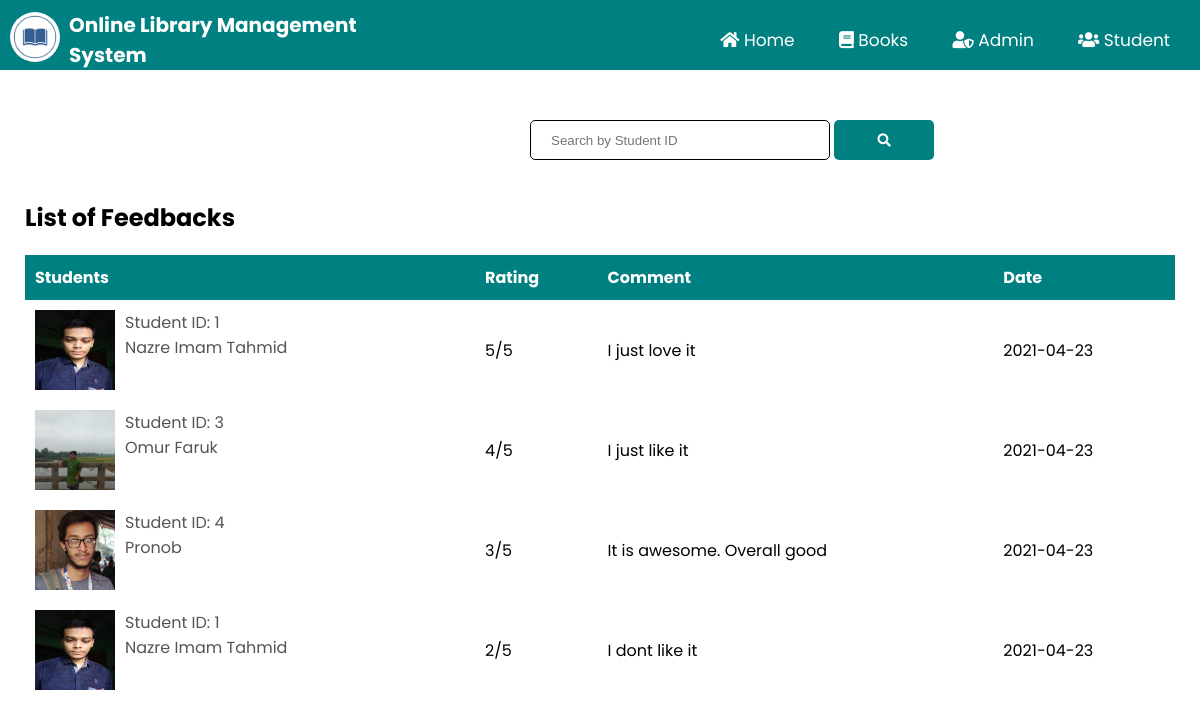
/feedback_info.php, run on the app's committed database.
### tables this page shows
CREATE TABLE `feedback` (
  `stdid` int(100) NOT NULL,
  `rating` int(100) NOT NULL,
  `comment` varchar(1000) NOT NULL,
  `date` date NOT NULL
);

CREATE TABLE `student` (
  `studentid` int(111) NOT NULL,
  `student_username` varchar(111) NOT NULL,
  `FullName` varchar(111) NOT NULL,
  `Email` varchar(111) NOT NULL,
  `Password` varchar(111) NOT NULL,
  `PhoneNumber` varchar(111) NOT NULL,
  `studentpic` varchar(100) NOT NULL
);

### feedback_info.php (the view, shortened to what this page needs)
<?php
	include "connection.php";
    include "admin_navbar.php";
?>
<!DOCTYPE html>
<html lang="en">
<head>
    <link rel="stylesheet" href="https://cdnjs.cloudflare.com/ajax/libs/font-awesome/5.15.2/css/all.min.css" />
    <link rel="stylesheet" href="style.css?v=<?php echo time(); ?>">
</head>
<body>
    <div class="search-bar admin-search">
        <form action="" method='post'>
            <input type="search" name='search' placeholder='Search by Student ID' required>
            <button type='submit' name='submit'><i class="fas fa-search"></i></button>
        </form>
    </div>
    <div class="request-table">
        <div class="request-container book-container">
            <h2 class="request-title student-info-title">List of Feedbacks</h2>
            <?php
		if(isset($_POST['submit']))
		{
			$q=mysqli_query($db,"SELECT student.studentpic,FullName,studentid,feedback.rating,comment,date from feedback join student on student.studentid=feedback.stdid where studentid ='$_POST[search]';");
			if(mysqli_num_rows($q)==0)
			{
				echo "Sorry! No feedback found by this student ID.";
			}
			else
			{
				echo "<table class='rtable'>";
                echo "<tr style='background-color: teal;'>";
                echo "<th>"; echo "Students"; echo "</th>";
                echo "<th>"; echo "Rating"; echo "</th>";
                echo "<th>"; echo "Comment"; echo "</th>";
                echo "<th>"; echo "Date"; echo "</th>";
                echo "</tr>";
                while($row=mysqli_fetch_assoc($q))
                {
                    echo "<tr>";
                    echo "<td>
                    <div class='table-info'>
                        <img src='images/".$row['studentpic']."'>
                        <div>
                            <p>Student ID: ";echo $row['studentid'];echo"</p>
                            <p>";echo $row['FullName'];echo"</p><br>";?>
                        </div>
                    </div>
                    </td><?php
                    echo "<td>"; echo $row['rating'];echo"/5"; echo "</td>";
                    echo "<td>"; echo $row['comment']; echo "</td>";
                    echo "<td>"; echo $row['date']; echo "</td>";
                    echo "</tr>";
                }
                echo "</table>";
		    }
		}
		else
		{
			$res=mysqli_query($db,"SELECT student.studentpic,FullName,studentid,feedback.rating,comment,date from feedback join student on student.studentid=feedback.stdid ORDER BY feedback.date DESC;");
            echo "<table class='rtable'>";
            echo "<tr style='background-color: teal;'>";
            echo "<th>"; echo "Students"; echo "</th>";
            echo "<th>"; echo "Rating"; echo "</th>";
            echo "<th>"; echo "Comment"; echo "</th>";
            echo "<th>"; echo "Date"; echo "</th>";
            echo "</tr>";
            while($row=mysqli_fetch_assoc($res))
            {
                echo "<tr>";
                echo "<td>
                    <div class='table-info'>
                        <img src='images/".$row['studentpic']."'>
                        <div>
                            <p>Student ID: ";echo $row['studentid'];echo"</p>
                            <p>";echo $row['FullName'];echo"</p><br>";?>
                        </div>
                    </div>
                    </td><?php
                echo "<td>"; echo $row['rating'];echo"/5"; echo "</td>";
                echo "<td>"; echo $row['comment']; echo "</td>";
                echo "<td>"; echo $row['date']; echo "</td>";
                echo "</tr>";
            }
            echo "</table>";
            }
        ?>
        </div>
    </div>
</body>
</html>

### admin_navbar.php (shortened to what this page needs)
<!DOCTYPE html>
<html lang="en">
<head>
    <link rel="stylesheet" href="https://cdnjs.cloudflare.com/ajax/libs/font-awesome/5.15.2/css/all.min.css" />
    <link rel="stylesheet" href="style.css?v=<?php echo time(); ?>">
</head>
<body>
    <?php
    if(isset($_SESSION['login_admin_username']))
    {
        $r=mysqli_query($db,"SELECT COUNT(status) as total FROM message where status='no' and sender='student';");
        $c = mysqli_fetch_assoc($r);
        ?>
        <div class="header">
        <div class="container">
            <div class="navbar">
                <div class="logo">
                   <a href="index.php"><img src="images/logo2.jpg" width="30px" height="30px" alt="Logo" style="border-radius: 50%;"></a>
                </div>
                <div class="admin-title">
                <a href="index.php"><h3 style="font-size: 16px;">Online Library Management System</h3></a>
                </div>
                <div class="admin-navbar">
                    <ul id="menuitems">
                        <li><a href="admin_dashboard.php">Dashboard</a></li>
                        <li><a href="student_info.php">Student Info</a></li>
                        <li class="dropdown">
                            <button onclick="myFunction2()" class="dropbtn admindrop">Authors <i class="fas fa-caret-down"></i></button>
                            <ul class="dropdown-content" id="myDropdown2">
                                <li><a href="add_author.php">Add Author</a></li>
                                <li><a href="manage_authors.php">Manage Authors</a></li>
                            </ul>
                        </li>
                        <li class="dropdown">
                            <button onclick="myFunction3()" class="dropbtn admindrop">Categories <i class="fas fa-caret-down"></i></button>
                            <ul class="dropdown-content" id="myDropdown3">
                                <li><a href="add_category.php">Add Category</a></li>
                                <li><a href="manage_categories.php">Manage Categories</a></li>
                            </ul>
                        </li>
                        <li class="dropdown">
                            <button onclick="myFunction4()" class="dropbtn admindrop">Books <i class="fas fa-caret-down"></i></button>
                            <ul class="dropdown-content" id="myDropdown4">
                                <li><a href="add_book.php">Add Book</a></li>
                                <li><a href="manage_books.php">Manage Books</a></li>
                                <li><a href="trending_books.php">Trending Books</a></li>
                                <li><a href="request_info.php">Request Info</a></li>
                            </ul>
                        </li>
                        <li class="dropdown">
                            <button onclick="myFunction5()" class="dropbtn admindrop">Issue Info <i class="fas fa-caret-down"></i></button>
                            <ul class="dropdown-content issuedrop" id="myDropdown5">
                                <li><a href="manage_issued_books.php">Manage Issued Books</a></li>
                                <li><a href="returned.php">Returned Lists</a></li>
                                <li><a href="expired.php">Expired Lists</a></li>
                            </ul>
                        </li>
                        <li><a href="feedback_info.php">Feedback List</a></li>
                        <li><a href="admin_message.php" id="envelope"><i class="fas fa-envelope"></i>
                        <?php
                        if($c['total']>0 && $c['total']<=9){
                            ?>
                            <sup style="border-radius: 50px; background-color: red; padding: 0 5px;"><?php echo $c['total'];?></sup>
                            <?php
                        }
                        else if($c['total']>9){
                            ?>
                            <sup style="border-radius: 50px; background-color: red; padding: 0 5px;">9+</sup>
                            <?php
                        }
                        ?>
                        </a></li>
                        <li class="dropdown">
                            <button onclick="myFunction()" class="dropbtn">
                            <?php
                                echo "<img class='user-img' src='images/".$_SESSION['pic1']."'>";
                                echo "&nbsp;&nbsp;&nbsp;&nbsp;&nbsp;".$_SESSION['login_admin_username'];
                            ?>&nbsp;&nbsp;<i class="fas fa-caret-down"></i></button>
                            <ul class="dropdown-content" id="myDropdown">
                                <li><a href="admin_update_password.php">Change Password</a></li>
                                <li><a href="logout.php"><i class="fas fa-sign-out-alt"></i> &nbsp; Logout</a></li>
                            </ul>
                        </li>
                    </ul>
                </div>
               <!-- <a href="cart.html"><img src="images/cart.png" alt="Cart" width="50px" height="50px" style="margin-left: 10px;" class="cart-icon"></a>
                <img src="images/menu.png" alt="Menu" class="menu-icon" onclick="menutoggle()"> -->
            </div>
        </div>
    </div>
    <?php
    }
    else
    {
        ?>
        <div class="header">
        <div class="container">
            <div class="navbar">
                <div class="logo">
                   <a href="index.php"><img src="images/logo2.jpg" alt="Logo" style="border-radius: 50%;"></a>
                </div>
                <div class="title">
                <a href="index.php"><h3 style="font-size: 20px;">Online Library Management System</h3></a>
                </div>
                <nav>
                    <ul id="menuitems">
                        <li><a href="index.php"><i class="fas fa-home"></i>  Home</a></li>
                        <li><a href="index_books.php"><i class="fas fa-book"></i> Books</a></li>
                        <li><a href="admin.php"><i class="fas fa-user-shield"></i> Admin</a></li>
                        <li><a href="student.php"><i class="fas fa-users"></i> Student</a></li>
                    </ul>
                </nav>
            </div>
        </div>
    </div>
    <?php
    }
    ?>
</body>
</html>

### style.css (style rules this page uses)
html { scroll-behavior: smooth; }
* { margin: 0; padding: 0; box-sizing: border-box; }
body { font-family: 'Poppins', sans-serif; }
.navbar { display: flex; align-items: center; padding-top: 10px; padding-left: 10px; padding-right: 10px; background-color: teal; }
.logo { flex-basis: 5%; }
.logo img { width: 50px; height: 50px; background-color: none; }
.title { flex-basis: 30%; }
.title h3 { color: #fff; font-size: 20px; }
nav { flex: 1; flex-basis: 65%; text-align: right; }
nav ul { list-style-type: none; }
nav ul li { display: inline-block; position: relative; }
a { text-decoration: none; color: #fff; font-size: 17px; }
p { color: #555; }
nav ul li a { padding: 10px 20px; transition: 0.4s; border-radius: 5px; }
.profile-table tr,td { border: none; padding: 10px; }
.search-bar { margin-left: 480px; }
.search-bar input { border-radius: 5px; border: 1px solid; height: 40px; padding: 10px; padding-left: 20px; }
.search-bar button { width: 100px; padding: 10px; height: 40px; background-color: teal; color: white; border: none; border-radius: 5px; cursor: pointer; transition: 0.4s; outline: none; }
.admin-search { padding-top: 40px; margin-left: 530px; }
.request-table { padding-bottom: 500px; }
.request-container { max-width: 1300px; margin: auto; padding-left: 25px; padding-right: 25px; }
.book-container { max-width: 1400px; }
.request-container .request-title { padding-top: 100px; }
.request-container .student-info-title { padding-top: 30px; }
.rtable { width: 100%; margin-top: 20px; border-collapse: collapse; }
.rtable th { text-align: left; color: white; padding: 10px; }
.table-info { display: flex; flex-wrap: wrap; }
.rtable td img { width: 80px; height: 80px; margin-right: 10px; }
form input { width: 300px; height: 30px; margin: 10px 0; padding: 0 10px; border: 1px solid #ccc; }

### data on the page
feedback: student.studentpic (picture), student.studentid "1", student.FullName "Nazre Imam Tahmid", rating "5", comment "I just love it", date "2021-04-23"
feedback: student.studentpic (picture), student.studentid "3", student.FullName "Omur Faruk", rating "4", comment "I just like it", date "2021-04-23"
feedback: student.studentpic (picture), student.studentid "4", student.FullName "Pronob", rating "3", comment "It is awesome. Overall good", date "2021-04-23"
feedback: student.studentpic (picture), student.studentid "1", student.FullName "Nazre Imam Tahmid", rating "2", comment "I dont like it", date "2021-04-23"
